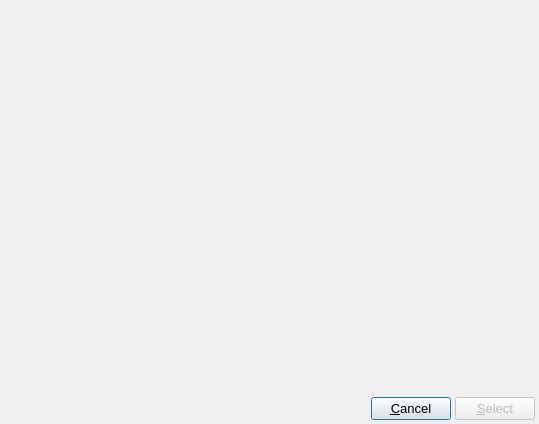
<?xml version="1.0" encoding="UTF-8"?>
<ui version="4.0">
 <class>SelectSpeciesDialog</class>
 <widget class="QDialog" name="SelectSpeciesDialog">
  <property name="windowModality">
   <enum>Qt::ApplicationModal</enum>
  </property>
  <property name="geometry">
   <rect>
    <x>0</x>
    <y>0</y>
    <width>539</width>
    <height>424</height>
   </rect>
  </property>
  <property name="font">
   <font>
    <pointsize>10</pointsize>
   </font>
  </property>
  <property name="windowTitle">
   <string>Select Template</string>
  </property>
  <layout class="QVBoxLayout" name="verticalLayout_3">
   <property name="spacing">
    <number>4</number>
   </property>
   <property name="leftMargin">
    <number>4</number>
   </property>
   <property name="topMargin">
    <number>4</number>
   </property>
   <property name="rightMargin">
    <number>4</number>
   </property>
   <property name="bottomMargin">
    <number>4</number>
   </property>
   <item>
    <widget class="SelectSpeciesWidget" name="SpeciesWidget" native="true">
     <property name="sizePolicy">
      <sizepolicy hsizetype="Preferred" vsizetype="Expanding">
       <horstretch>0</horstretch>
       <verstretch>0</verstretch>
      </sizepolicy>
     </property>
    </widget>
   </item>
   <item>
    <layout class="QHBoxLayout" name="horizontalLayout_2">
     <property name="spacing">
      <number>4</number>
     </property>
     <item>
      <spacer name="horizontalSpacer_2">
       <property name="orientation">
        <enum>Qt::Horizontal</enum>
       </property>
       <property name="sizeHint" stdset="0">
        <size>
         <width>40</width>
         <height>20</height>
        </size>
       </property>
      </spacer>
     </item>
     <item>
      <widget class="QPushButton" name="CancelButton">
       <property name="text">
        <string>&amp;Cancel</string>
       </property>
      </widget>
     </item>
     <item>
      <widget class="QPushButton" name="SelectButton">
       <property name="enabled">
        <bool>false</bool>
       </property>
       <property name="text">
        <string>&amp;Select</string>
       </property>
      </widget>
     </item>
    </layout>
   </item>
  </layout>
 </widget>
 <customwidgets>
  <customwidget>
   <class>SelectSpeciesWidget</class>
   <extends>QWidget</extends>
   <header>gui/selectspecieswidget.h</header>
   <container>1</container>
  </customwidget>
 </customwidgets>
 <resources>
  <include location="main.qrc"/>
 </resources>
 <connections/>
</ui>
